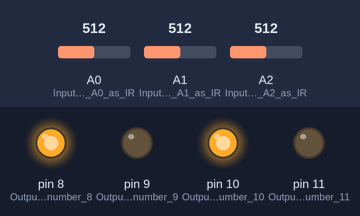
This sketch was run on a simulated Arduino Uno, built with avr-gcc and run on an emulated ATmega328P. Shown: output pins drawn as LEDs (lit = HIGH). Inputs (shaded band) come from the test bench; at power-on: A0 (Input_pin_number_A0_as_IR) = 512, A1 (Input_pin_number_A1_as_IR) = 512, A2 (Input_pin_number_A2_as_IR) = 512.

Above: at 1.2 s.
1.3 s: A0 (Input_pin_number_A0_as_IR) set to 494
At 2.1 s:
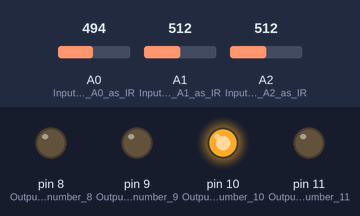
2.8 s: A1 (Input_pin_number_A1_as_IR) set to 495
At 3.3 s:
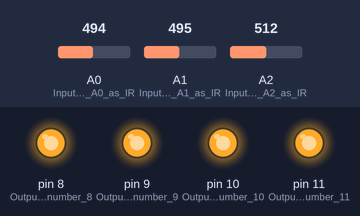
4.3 s: A0 (Input_pin_number_A0_as_IR) set to 521
At 5.5 s:
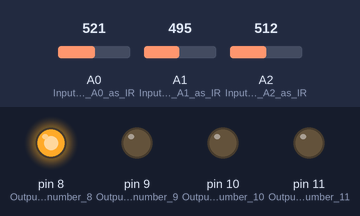
5.8 s: A0 (Input_pin_number_A0_as_IR) set to 501
At 6.7 s:
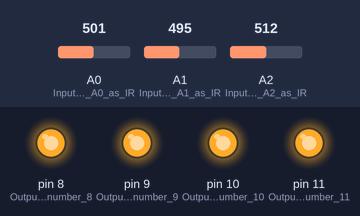
7.3 s: A0 (Input_pin_number_A0_as_IR) set to 716
At 7.9 s:
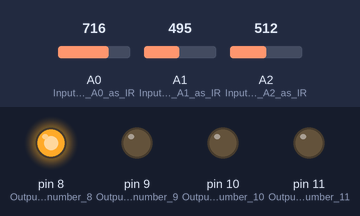
Timing chart, 0 to 9.8 s (numbered marks = the images above; inputs shaded):
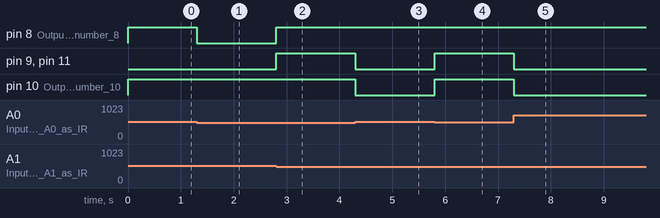

The sketch:

LINE_FOLLOWING_ROBOT.ino
```cpp
int f1,f2,z1 = 0;                                 //Declaring Variables.

void setup() {

  pinMode(A0, INPUT);                             //Input pin number A0 as IR Sensor1
  pinMode(A1, INPUT);                             //Input pin number A1 as IR Sensor2
  pinMode(A2, INPUT);                             //Input pin number A2 as IR Sensor3
  pinMode(8, OUTPUT);                             //Output pin number 8
  pinMode(9, OUTPUT);                             //Output pin number 9
  pinMode(10, OUTPUT);                            //Output pin number 10
  pinMode(11, OUTPUT);                            //Output pin number 11
}

void loop() {

  f1 = analogRead(A0);                           //Reading value from lEFT Sensor and storing in f1 variable.
  f2 = analogRead(A1);                           //Reading value from Right Sensor and storing in f2 variable.
  z1 = analogRead(A2);                           //Reading value from Station Sensor and storing in z1 variable.


 if(z1<511)                                      //Checking condition for Station.
        {
             digitalWrite(8, HIGH);
             digitalWrite(9, HIGH);
             digitalWrite(10, HIGH);
             digitalWrite(11, HIGH);
             delay(5000);                         //Wait at Station for 5 second.
        }

 else

  {
    if(f1 > 511 && f2 > 511)                      // Move Forward
      {
        digitalWrite(8, HIGH);                    //Assigning Digital Value as HIGH.
        digitalWrite(9, LOW);                     //Assigning Digital Value as LOW.
        digitalWrite(10, HIGH);                   //Assigning Digital Value as HIGH.
        digitalWrite(11, LOW);                    //Assigning Digital Value as LOW.
      }

    if(f1 > 511 && f2 < 511)                      //Turn Right
      {
        digitalWrite(8, HIGH);                    //Assigning Digital Value as HIGH.
        digitalWrite(9, LOW);                     //Assigning Digital Value as LOW.
        digitalWrite(10, LOW);                    //Assigning Digital Value as LOW.
        digitalWrite(11, LOW);                    //Assigning Digital Value as LOW.
      }

    if(f1 < 511 && f2 > 511)                      //Turn Left
      {
        digitalWrite(8, LOW);                     //Assigning Digital Value as LOW.
        digitalWrite(9, LOW);                     //Assigning Digital Value as LOW.
        digitalWrite(10, HIGH);                   //Assigning Digital Value as HIGH.
        digitalWrite(11, LOW);                    //Assigning Digital Value as LOW.
      }

    if(f1 < 511 && f2 < 511)                      //Stop
      {
        digitalWrite(8, HIGH);                     //Assigning Digital Value as HIGH.
        digitalWrite(9, HIGH);                     //Assigning Digital Value as HIGH.
        digitalWrite(10, HIGH);                    //Assigning Digital Value as HIGH.
        digitalWrite(11, HIGH);                    //Assigning Digital Value as HIGH.
      }
  }

}
```

Measured:
- the behaviour switches between 511 and 510 on A0 (Input_pin_number_A0_as_IR) (found by bisection; images 0 and 1)
- the behaviour switches between 511 and 510 on A1 (Input_pin_number_A1_as_IR) (found by bisection; images 1 and 2)
- after the input at 1.3 s, pin 8 (Output_pin_number_8): HIGH → LOW at once
- after the input at 2.8 s, pin 8 (Output_pin_number_8), pin 9 (Output_pin_number_9), pin 11 (Output_pin_number_11): LOW → HIGH at once
- after the input at 4.3 s, pin 9 (Output_pin_number_9), pin 10 (Output_pin_number_10), pin 11 (Output_pin_number_11): HIGH → LOW at once
- after the input at 5.8 s, pin 9 (Output_pin_number_9), pin 10 (Output_pin_number_10), pin 11 (Output_pin_number_11): LOW → HIGH at once
- after the input at 7.3 s, pin 9 (Output_pin_number_9), pin 10 (Output_pin_number_10), pin 11 (Output_pin_number_11): HIGH → LOW at once
